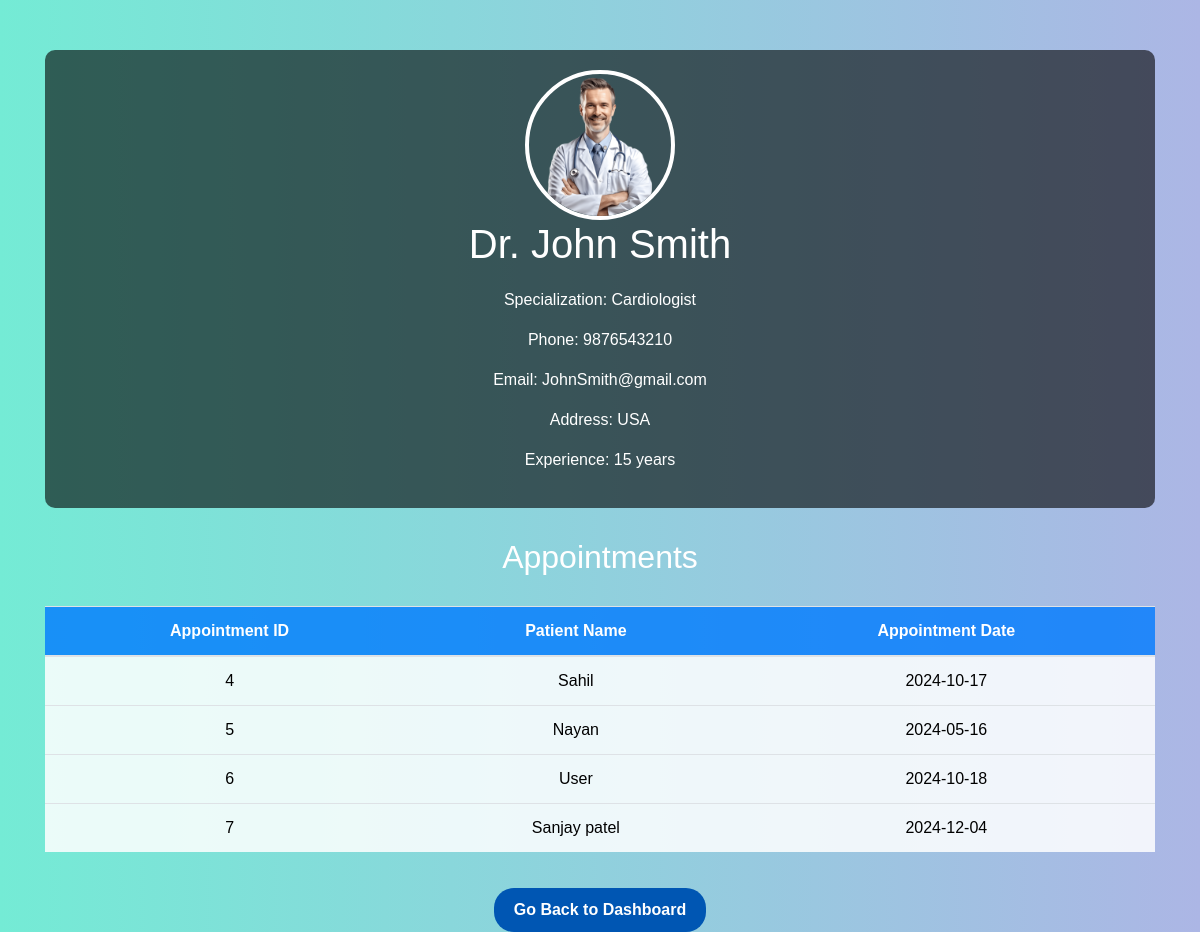
The app's page /doctor_details.php?id=4 with its own data.
### tables this page shows
CREATE TABLE `doctors` (
  `id` int(11) NOT NULL,
  `name` varchar(255) NOT NULL,
  `specialization` varchar(255) NOT NULL,
  `user_id` int(11) DEFAULT NULL,
  `phone` varchar(20) DEFAULT NULL,
  `email` varchar(255) DEFAULT NULL,
  `gender` enum('Male','Female','Other') DEFAULT NULL,
  `experience_years` int(11) DEFAULT NULL,
  `address` varchar(255) DEFAULT NULL,
  `image` varchar(255) DEFAULT NULL
);

CREATE TABLE `appointments` (
  `id` int(11) NOT NULL,
  `user_id` int(11) DEFAULT NULL,
  `appointment_date` date NOT NULL,
  `appointment_time` time NOT NULL,
  `created_at` timestamp NOT NULL DEFAULT current_timestamp(),
  `patient_name` varchar(255) DEFAULT NULL,
  `doctor_id` int(11) DEFAULT NULL,
  `email` varchar(255) DEFAULT NULL,
  `phone` varchar(20) DEFAULT NULL,
  `status` enum('Pending','Approved','Cancelled') NOT NULL DEFAULT 'Pending',
  `cancellation_reason` varchar(255) DEFAULT NULL
);

CREATE TABLE `users` (
  `id` int(11) NOT NULL,
  `name` varchar(255) NOT NULL,
  `email` varchar(255) NOT NULL,
  `phone` varchar(20) DEFAULT NULL,
  `created_at` timestamp NOT NULL DEFAULT current_timestamp(),
  `role` enum('admin','doctor','user') NOT NULL,
  `password` varchar(255) NOT NULL
);

### doctor_details.php (the view, shortened to what this page needs)
<?php
$servername = "localhost";
$username = "root";
$password = "";
$dbname = "doctor_appointment";
$conn = new mysqli($servername, $username, $password, $dbname);
$doctor_id = $_GET['id'];
$sqlDoctor = "SELECT d.name, d.specialization, d.image, d.phone, d.email, d.address, d.experience_years
              FROM doctors d
              WHERE d.id = ?";
$stmtDoctor = $conn->prepare($sqlDoctor);
$stmtDoctor->bind_param("i", $doctor_id);
$stmtDoctor->execute();
$resultDoctor = $stmtDoctor->get_result();
$doctor = $resultDoctor->fetch_assoc();
$sqlAppointments = "SELECT a.id, a.appointment_date, u.name as patient_name
                    FROM appointments a
                    JOIN users u ON a.user_id = u.id
                    WHERE a.doctor_id = ?";
$stmtAppointments = $conn->prepare($sqlAppointments);
$stmtAppointments->bind_param("i", $doctor_id);
$stmtAppointments->execute();
$resultAppointments = $stmtAppointments->get_result();
?>
<!DOCTYPE html>
<html lang="en">
<head>
    <link rel="stylesheet" href="https://stackpath.bootstrapcdn.com/bootstrap/4.5.2/css/bootstrap.min.css">
</head>
<body>
<div class="container">
    <div class="doctor-details">
        <img src="uploads/<?php echo htmlentities($doctor['image']); ?>" alt="Doctor Image" class="doctor-image">
        <h1><?php echo htmlentities($doctor['name']); ?></h1>
        <p>Specialization: <?php echo htmlentities($doctor['specialization']); ?></p>
        <p>Phone: <?php echo htmlentities($doctor['phone']); ?></p>
        <p>Email: <?php echo htmlentities($doctor['email']); ?></p>
        <p>Address: <?php echo htmlentities($doctor['address']); ?></p>
        <p>Experience: <?php echo htmlentities($doctor['experience_years']); ?> years</p>
    </div>
    <h2 class="text-center">Appointments</h2>
    <table class="table appointments-table text-center">
        <thead>
            <tr>
                <th>Appointment ID</th>
                <th>Patient Name</th>
                <th>Appointment Date</th>
            </tr>
        </thead>
        <tbody>
            <?php if ($resultAppointments->num_rows > 0): ?>
                <?php while ($appointment = $resultAppointments->fetch_assoc()): ?>
                    <tr>
                        <td><?php echo htmlentities($appointment['id']); ?></td>
                        <td><?php echo htmlentities($appointment['patient_name']); ?></td>
                        <td><?php echo htmlentities($appointment['appointment_date']); ?></td>
                    </tr>
                <?php endwhile; ?>
            <?php else: ?>
                <tr>
                    <td colspan="3" class="text-center">No appointments found for this doctor.</td>
                </tr>
            <?php endif; ?>
        </tbody>
    </table>
    <div class="text-center">
        <a href="dashboard.php" class="btn btn-back">Go Back to Dashboard</a>
    </div>
</div>
</body>
</html>

### doctor_details.php (style rules this page uses)
body { background: linear-gradient(to right, #74ebd5, #ACB6E5); color: #f8f9fa; font-family: 'Arial', sans-serif; }
.container { margin-top: 50px; }
.doctor-details { background-color: rgba(0, 0, 0, 0.6); padding: 20px; border-radius: 10px; text-align: center; color: white; }
.doctor-image { width: 150px; height: 150px; border-radius: 50%; object-fit: cover; border: 4px solid white; }
h1 { margin-bottom: 20px; color: #ffffff; }
h2 { margin-top: 30px; color: #ffffff; }
.appointments-table { margin-top: 30px; }
.appointments-table th, .appointments-table td { color: #000; background-color: rgba(255, 255, 255, 0.85); }
.appointments-table th { font-weight: bold; background-color: rgba(0, 123, 255, 0.8); color: white; }
.btn-back { background-color: #0056b3; color: white; border-radius: 20px; padding: 10px 20px; font-weight: bold; border: none; transition: all 0.3s ease; margin-top: 20px; }

### records on screen
doctors: image (picture), name "Dr. John Smith", specialization "Cardiologist", phone "9876543210", email "JohnSmith@gmail.com", address "USA", experience_years "15"
appointments: id "4", user.name "Sahil", appointment_date "2024-10-17"
appointments: id "5", user.name "Nayan", appointment_date "2024-05-16"
appointments: id "6", user.name "User", appointment_date "2024-10-18"
appointments: id "7", user.name "Sanjay patel", appointment_date "2024-12-04"
